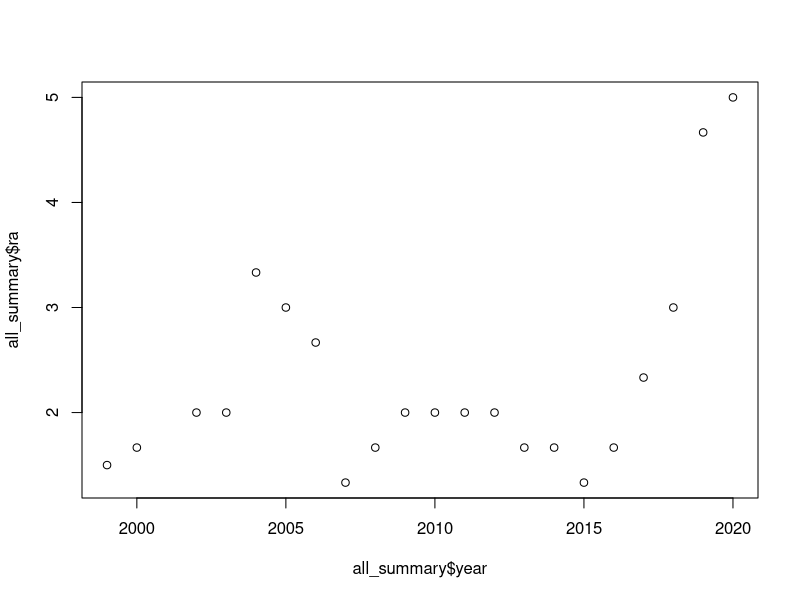

Here is the R script that generated this plot: (Note: this script raises an error after producing the figure.)
#https://www.webofscience.com/wos/woscc/summary/2a75fa0c-3edc-4937-9823-a530d1e3be22-0152a0ec/relevance/1

all <- read.csv("data/webofscience_no_amber.csv")
nrow(all)

all_summary <- setNames(data.frame(table(all$Publication.Year)),
        c("year", "count"))
all_summary$year <- as.numeric(as.character(all_summary$year))


all_summary$ra <- caTools::runmean(all_summary$count, 3, alg="C")

plot(all_summary$year, all_summary$ra)

library(segmented)

my.lm <- lm(ra~year, data=all_summary)
pscore.test(my.lm)
dt <- davies.test(my.lm)
d1 <- c(dt$process[dt$process[,1]==dt$statistic,], p.value=dt$p.value)


my.seg <- segmented(my.lm, 
                    seg.Z = ~ year, 
                    psi = 2016)
d1 <- c(d1, actual=my.seg$psi[2])

# additional breakpoints?
pscore.test(my.seg,~year, more.break = T) 
dt <- davies.test(my.seg)

d2 <- c(dt$process[dt$process[,1]==dt$statistic,], p.value=dt$p.value)

my.seg <- segmented(my.lm, 
                    seg.Z = ~ year, 
                    psi = c(2004, 2016))
d2 <- c(d2, actual=my.seg$psi[1])

dt <- davies.test(my.seg)
d3 <- c(dt$process[dt$process[,1]==dt$statistic,], p.value=dt$p.value, actual=NA)


d <- rbind(d1, d2, d3)
write.csv(d, "output/breakpoint_wos_na.csv", row.names = F)

# get the breakpoints
my.seg$psi


my.fitted <- fitted(my.seg)
my.model <- data.frame(year = all_summary$year, 
                       count = all_summary$ra, fit=my.fitted)


yrs <- round(my.seg$psi[,2])
yrs

my.model$cat <- NA
my.model$cat[my.model$year <yrs[1]] <- "1"
my.model$cat[my.model$year >yrs[2]] <- "2"
my.model$cat[is.na(my.model$cat)] <- "3"

my.lines <- round(my.seg$psi[, 2])

library(ggplot2)
pal <- c("1"="#c06c13","2"="#ff9009","3"="#340e06")

library(ggthemes)
theme_set(theme_hc(base_size=14) %+replace%
            theme(legend.title = element_text(
              face="bold"),
              axis.title = element_text(face="bold"),
              axis.title.y = element_text(angle=90),
              legend.position="none",
              plot.title = element_text(face="bold", hjust=0, size=16))
)

yrs=1999:2003
mod1 <- lm(ra~year, data=all_summary[all_summary$year >=yrs[1] & all_summary$year <=max(yrs),])
y1 <- predict(mod1, newdata=data.frame(year=yrs))
df1 <- data.frame(year=yrs, fit=y1, cat="1")


yrs=2003:2015
mod2 <- lm(ra~year, data=all_summary[all_summary$year >=yrs[1] & all_summary$year <=max(yrs),])
y2 <- predict(mod2, newdata=data.frame(year=yrs))
df2 <- data.frame(year=yrs, fit=y2, cat="3")

yrs=2016:2021
mod3 <- lm(ra~year, data=all_summary[all_summary$year >=yrs[1] & all_summary$year <=max(yrs),])
y3 <- predict(mod3, newdata=data.frame(year=yrs))
df3 <- data.frame(year=yrs, fit=y3, cat="2")

df <- rbind(df1, df2, df3)

ggplot(my.model) +
  geom_vline(xintercept = my.lines, linetype = "dashed") +
  # geom_line(data=my.model, aes(x=year,y=count), size=1) +
  geom_line(data=df, aes(x=year, y=fit, col=cat)) +
  geom_point(aes(x=year, y=count, col=cat), size=4) +
  scale_color_manual(values=pal) +
  labs(x="Year", y="Number of publications")

ggsave("plots/Supplement/Fig_S1_breakpoint.png", w=6, h=4)
